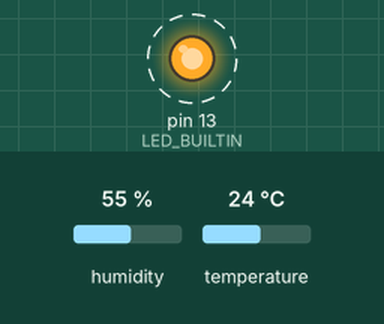
Simulated run of this sketch. Board: Arduino Uno, built with avr-gcc and run on an emulated ATmega328P. On the bench: output pins drawn as LEDs (lit = HIGH). Dashed ring = blinking. The test bench sets the inputs (shaded band); at power-on: humidity 55 %, temperature 24 °C. What the sketch prints to the serial monitor is not drawn.

Above: at 0.5 s.
Timing chart, 0 to 4.7 s (numbered marks = the images above):
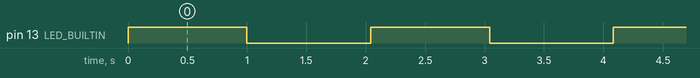

The sketch:

tes.ino.ino
```cpp
#include <SHT1x.h>
#define dataPin 11
#define clockPin 12
SHT1x sht1x(dataPin, clockPin);

void setup() {
  // put your setup code here, to run once:
  Serial.begin(9600);
  Serial.println("Hello World!");

  pinMode(LED_BUILTIN, OUTPUT);
}

void loop() {
  // put your main code here, to run repeatedly:
  Serial.println("Hello World!");
  digitalWrite(LED_BUILTIN, HIGH);   // turn the LED on (HIGH is the voltage level)
  delay(1000);                       // wait for a second
  digitalWrite(LED_BUILTIN, LOW);    // turn the LED off by making the voltage LOW
  float tempC = sht1x.readTemperatureC();
  delay(1000);
  Serial.println(String("tempC: ") + String(tempC, 2));
  float humidity = sht1x.readHumidity();
  Serial.println(String("hum: ") + String(humidity, 2));
}
```

Measured:
- by itself, pin 13 (LED_BUILTIN): alternates HIGH for 1.0 s and LOW for 1.0 s
